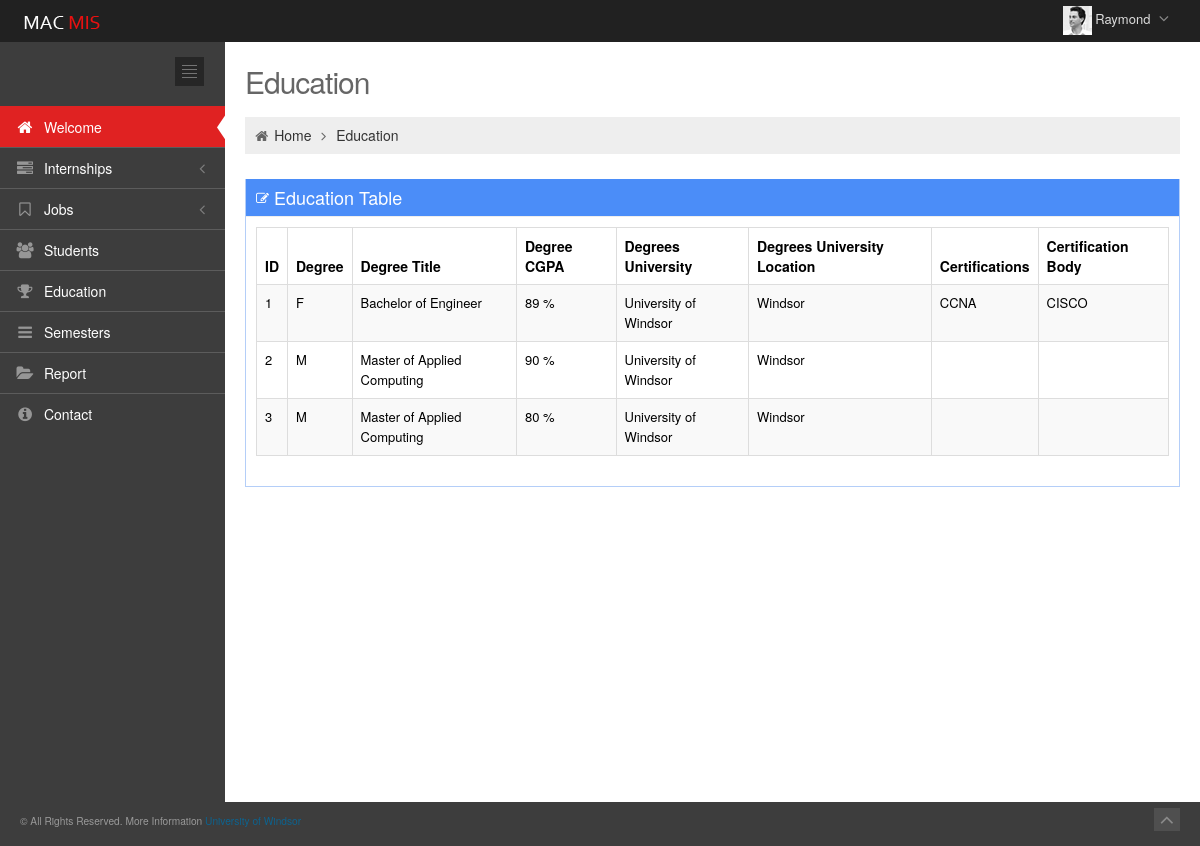
Screenshot of /app/education/ (signed in) with the database file from the repository.
### app/models.py (models this page shows, shortened)
class Education(models.Model):
    DEGREE_CHOICES = (
        ('F', 'Undergraduate'),
        ('M', 'Graduate'),
    )
    edu_id = models.AutoField(primary_key=True)
    edu_degree = models.CharField(max_length=50, choices=DEGREE_CHOICES)
    edu_degree_title = models.CharField(max_length=50)
    edu_degree_cgpa = models.CharField(max_length=2)
    edu_degree_university = models.CharField(max_length=30)
    edu_degree_location = models.CharField(max_length=30)
    edu_certification_title = models.CharField(max_length=50,blank=True, null=True)
    edu_certification_body = models.CharField(max_length=200,blank=True, null=True)
    stu_id = models.ForeignKey(Student)

### app/views.py (the view)
# urls.py: url(r'^education/update/(?P<pk>\d+)$', views.EducationUpdateView.as_view(), name='update_education'),
def education(request):
    education_list = Education.objects.all()
    return render(request, 'app/education.html',{'education_list': education_list})

### app/templates/app/education.html (shortened to what this page needs)
{% extends 'app/base.html' %}
{% block container %}
		<div class="page-content">
			<div class="container-fluid">
				<div class="row-fluid">
					<div class="span12">
						<h3 class="page-title">
							Education
						</h3>
						<ul class="breadcrumb">
							<li>
								<i class="icon-home"></i>
								<a href="welcome.html">Home</a>
								<i class="icon-angle-right"></i>
							</li>
							<li><a href="#">Education</a></li>
						</ul>
					</div>
				</div>
				<div class="row-fluid">
					<div class="span12">
						<div class="portlet box blue">
							<div class="portlet-title">
								<div class="caption"><i class="icon-edit"></i>Education Table</div>
							</div>
							<div class="portlet-body">
								<table class="table table-striped table-hover table-bordered" id="sample_editable_1">
									<thead>
										<tr>
											<th>ID</th>
											<th>Degree</th>
											<th>Degree Title</th>
											<th>Degree CGPA</th>
											<th>Degrees University</th>
											<th>Degrees University Location</th>
											<th>Certifications</th>
											<th>Certification Body</th>
										</tr>
									</thead>
									<tbody>
                                    {% for edu in education_list %}
										<tr class="">
											<td>{{ edu.edu_id }}</td>
											<td>{{ edu.edu_degree }}</td>
											<td>{{ edu.edu_degree_title }}</td>
											<td>{{ edu.edu_degree_cgpa }} %</td>
											<td>{{ edu.edu_degree_university }}</td>
											<td>{{ edu.edu_degree_location }}</td>
											<td>{{ edu.edu_certification_title }}</td>
											<td>{{ edu.edu_certification_body }}</td>
										</tr>
                                    {% endfor %}
									</tbody>
								</table>
							</div>
						</div>
					</div>
				</div>
			</div>
		</div>
{% endblock %}

### app/templates/app/base.html (shortened to what this page needs)
{% load staticfiles %}
<!DOCTYPE html>
 <html lang="en" class="no-js">
<head>
	<link href="{% static 'app/css/bootstrap.min.css' %}" rel="stylesheet" type="text/css"/>
	<link href="{% static 'app/css/bootstrap-responsive.min.css' %}" rel="stylesheet" type="text/css"/>
	<link href="{% static 'app/css/font-awesome.min.css' %}" rel="stylesheet" type="text/css"/>
	<link href="{% static 'app/css/style-metro.css' %}" rel="stylesheet" type="text/css"/>
	<link href="{% static 'app/css/style.css' %}" rel="stylesheet" type="text/css"/>
	<link href="{% static 'app/css/style-responsive.css' %}" rel="stylesheet" type="text/css"/>
	<link href="{% static 'app/css/default.css' %}" rel="stylesheet" type="text/css" id="style_color"/>
	<link href="{% static 'app/css/uniform.default.css' %}" rel="stylesheet" type="text/css"/>
</head>
<body class="page-header-fixed">
{% if request.user.is_authenticated %}
	<div class="header navbar navbar-inverse navbar-fixed-top">
		<div class="navbar-inner">
			<div class="container-fluid">
				<a class="brand" href="#">
				<img src="{% static 'app/image/logo.png' %}" alt="logo"/>
				</a>
				<ul class="nav pull-right">
					<li class="dropdown user">
						<a href="#" class="dropdown-toggle" data-toggle="dropdown">
						<img alt="" src="{% static 'app/image/avatar1_small.jpg' %}" />
						<span class="username">{{ user.first_name }}</span>
						<i class="icon-angle-down"></i>
						</a>
					</li>
				</ul>
			</div>
		</div>
	</div>
	<div class="page-container">
		<div class="page-sidebar nav-collapse collapse">
			<ul class="page-sidebar-menu">
				<li>
					<div class="sidebar-toggler hidden-phone"></div>
				</li>
				<li>
					<br>
				</li>
				<li class="start active ">
					<a href="{% url 'app:welcome' %}">
					<i class="icon-home"></i>
					<span class="title">Welcome</span>
					<span class="selected"></span>
					</a>
				</li>
				<li class="">
					<a href="javascript:;">
					<i class="icon-tasks"></i>
					<span class="title">Internships</span>
					</a>
				</li>
				<li class="">
					<a href="javascript:;">
					<i class="icon-bookmark-empty"></i>
					<span class="title">Jobs</span>
					</a>
				</li>
				<li class="">
					<a href="{% url 'app:student' %}">
					<i class="icon-group"></i>
					<span class="title">Students</span>
					</a>
				</li>
				<li class="">
					<a href="{% url 'app:education' %}">
					<i class="icon-trophy"></i>
					<span class="title">Education</span>
					</a>
				</li>
				<li class="">
					<a href="{% url 'app:semester' %}">
					<i class="icon-reorder"></i>
					<span class="title">Semesters</span>
					</a>
				</li>
				<li class="">
					<a href="{% url 'app:report' %}">
					<i class="icon-folder-open"></i>
					<span class="title">Report</span>
					</a>
				</li>
				<li class="">
					<a href="{% url 'app:contact' %}">
					<i class="icon-info-sign"></i>
					<span class="title">Contact</span>
					</a>
				</li>
			</ul>
		</div>
        {% block container %}{% endblock %}
	</div>
	<div class="footer">
		<div class="footer-inner">
			<p><small>&copy; All Rights Reserved. More Information <a href="http://www.uwindsor.ca/" target="_blank" title="uwindsor">University of Windsor</a></small></p>
		</div>
		<div class="footer-tools">
			<span class="go-top">
			<i class="icon-angle-up"></i>
			</span>
		</div>
	</div>
{% else %}
    <p>Please sign in.</p>
{% endif %}
</body>
</html>

### app/static/app/css/style-metro.css (style rules this page uses)
div, input, select, textarea, span, img, table, td, th, p, a, button, ul, li { -webkit-border-radius: 0 !important; -moz-border-radius: 0 !important; border-radius: 0 !important; }

### app/static/app/css/style-responsive.css (style rules this page uses)
@media (min-width: 980px) { .page-sidebar { position: absolute; width: 225px; } }
@media (min-width: 980px) { .page-content { margin-left: 225px; margin-top: 0px; min-height: 760px; } }

### app/static/app/css/default.css (style rules this page uses)
body { background-color: #3d3d3d !important; }
.header .navbar-inner { filter: none !important; background-image: none !important; background-color: #212121 !important; }
.header .nav li.dropdown .dropdown-toggle i { color: #8a8a8a !important; }
.page-sidebar { background-color: #3d3d3d; }
ul.page-sidebar-menu > li > a { border-top: 1px solid #5c5c5c !important; color: #ffffff !important; }
ul.page-sidebar-menu > li:last-child > a { border-bottom: 1px solid transparent !important; }
ul.page-sidebar-menu > li a i { color: #969696; }
ul.page-sidebar-menu > li.active > a { background: #e02222 !important; border-top-color: transparent !important; color: #ffffff; }
ul.page-sidebar-menu > li.active > a i { color: #ffffff; }
.sidebar-toggler { background-image: url(../image/sidebar-toggler.jpg); background-color: #242424; }
.footer .footer-inner { color: #999999; }
.footer .footer-tools .go-top { background-color: #4f4f4f; }
.footer .footer-tools .go-top i { color: #8a8a8a; }

### rows the page displays
Education: edu_id "1", edu_degree "F", edu_degree_title "Bachelor of Engineer", edu_degree_cgpa "89", edu_degree_university "University of Windsor", edu_degree_location "Windsor", edu_certification_title "CCNA", edu_certification_body "CISCO"
Education: edu_id "2", edu_degree "M", edu_degree_title "Master of Applied Computing", edu_degree_cgpa "90", edu_degree_university "University of Windsor", edu_degree_location "Windsor"
Education: edu_id "3", edu_degree "M", edu_degree_title "Master of Applied Computing", edu_degree_cgpa "80", edu_degree_university "University of Windsor", edu_degree_location "Windsor"

### other values shown
{{ user.first_name }} "Raymond"
